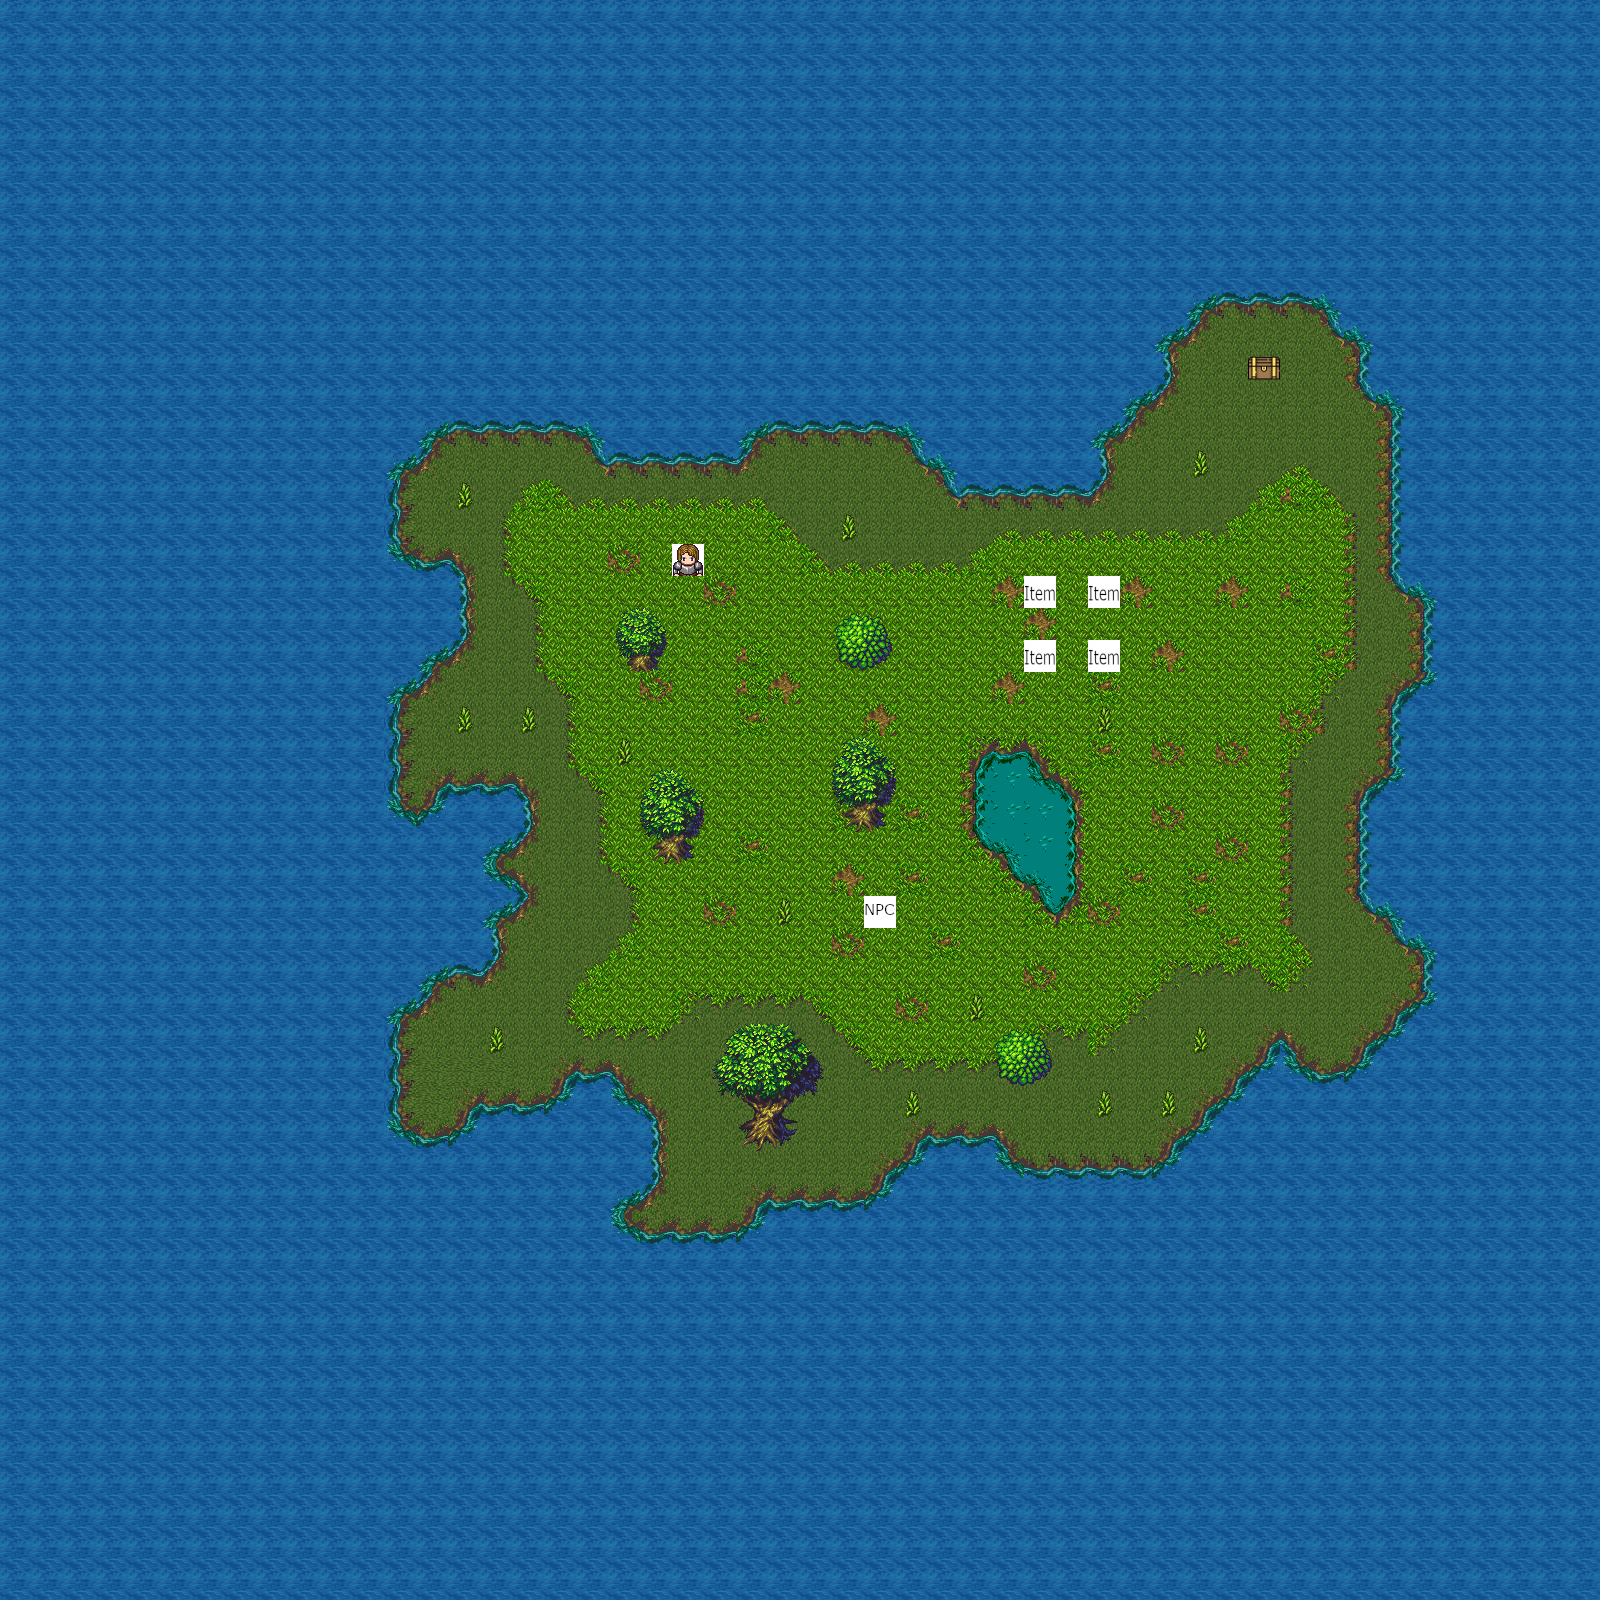

This is a level from a 2D game, rendered from its Tiled map with the project's own tilesets. A one-line summary and the map file follow, with tile-layer data summarised:
An orthogonal 50x50 tile map with 32x32 px tiles, 4 tile layers (terrain, grass, trees, obj), 1 hidden layer not drawn, 2 tilesets.

<map version="1.8" tiledversion="1.8.4" orientation="orthogonal" renderorder="right-down" width="50" height="50" tilewidth="32" tileheight="32" infinite="0" nextlayerid="7" nextobjectid="1">
 <editorsettings>
  <export target="world_map.csv" format="csv" />
 </editorsettings>
 <tileset firstgid="1" source="wood_tileset.tsx" />
 <tileset firstgid="257" source="Obj.tsx" />
 <layer id="1" name="terrain" width="50" height="50">
  <data>[2500 cells, 2500 non-empty, 37 distinct tile ids]</data>
 </layer>
 <layer id="5" name="grass" width="50" height="50">
  <data>[2500 cells, 22 non-empty, 5 distinct tile ids]</data>
 </layer>
 <layer id="4" name="trees" width="50" height="50">
  <data>[2500 cells, 30 non-empty, 24 distinct tile ids]</data>
 </layer>
 <layer id="6" name="obj" width="50" height="50">
  <data>[2500 cells, 7 non-empty, 4 distinct tile ids]</data>
 </layer>
 <layer id="2" name="borders" width="50" height="50" visible="0">
  <data>[2500 cells, 170 non-empty, 1 distinct tile ids]</data>
 </layer>
</map>
